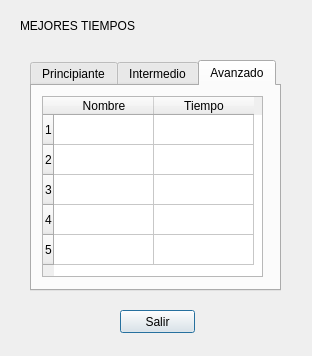
<?xml version="1.0" encoding="UTF-8"?>
<ui version="4.0">
 <class>MejoresTiempos</class>
 <widget class="QDialog" name="MejoresTiempos">
  <property name="geometry">
   <rect>
    <x>0</x>
    <y>0</y>
    <width>312</width>
    <height>356</height>
   </rect>
  </property>
  <property name="windowTitle">
   <string>Dialog</string>
  </property>
  <widget class="QTabWidget" name="tab">
   <property name="geometry">
    <rect>
     <x>30</x>
     <y>60</y>
     <width>251</width>
     <height>231</height>
    </rect>
   </property>
   <property name="currentIndex">
    <number>2</number>
   </property>
   <widget class="QWidget" name="tabPrincipiante">
    <attribute name="title">
     <string>Principiante</string>
    </attribute>
    <widget class="QTableWidget" name="tablePrincipiante">
     <property name="geometry">
      <rect>
       <x>10</x>
       <y>10</y>
       <width>221</width>
       <height>181</height>
      </rect>
     </property>
     <property name="autoScroll">
      <bool>false</bool>
     </property>
     <row>
      <property name="text">
       <string>1</string>
      </property>
     </row>
     <row>
      <property name="text">
       <string>2</string>
      </property>
     </row>
     <row>
      <property name="text">
       <string>3</string>
      </property>
     </row>
     <row>
      <property name="text">
       <string>4</string>
      </property>
     </row>
     <row>
      <property name="text">
       <string>5</string>
      </property>
     </row>
     <column>
      <property name="text">
       <string>Nombre</string>
      </property>
     </column>
     <column>
      <property name="text">
       <string>Tiempo</string>
      </property>
     </column>
    </widget>
   </widget>
   <widget class="QWidget" name="tabIntermedio">
    <attribute name="title">
     <string>Intermedio</string>
    </attribute>
    <widget class="QTableWidget" name="tableIntermedio">
     <property name="geometry">
      <rect>
       <x>10</x>
       <y>10</y>
       <width>221</width>
       <height>181</height>
      </rect>
     </property>
     <property name="autoScroll">
      <bool>false</bool>
     </property>
     <row>
      <property name="text">
       <string>1</string>
      </property>
     </row>
     <row>
      <property name="text">
       <string>2</string>
      </property>
     </row>
     <row>
      <property name="text">
       <string>3</string>
      </property>
     </row>
     <row>
      <property name="text">
       <string>4</string>
      </property>
     </row>
     <row>
      <property name="text">
       <string>5</string>
      </property>
     </row>
     <column>
      <property name="text">
       <string>Nombre</string>
      </property>
     </column>
     <column>
      <property name="text">
       <string>Tiempo</string>
      </property>
     </column>
    </widget>
   </widget>
   <widget class="QWidget" name="tabAvanzado">
    <attribute name="title">
     <string>Avanzado</string>
    </attribute>
    <widget class="QTableWidget" name="tableAvanzado">
     <property name="geometry">
      <rect>
       <x>10</x>
       <y>10</y>
       <width>221</width>
       <height>181</height>
      </rect>
     </property>
     <property name="autoScroll">
      <bool>false</bool>
     </property>
     <property name="dragEnabled">
      <bool>false</bool>
     </property>
     <property name="gridStyle">
      <enum>Qt::SolidLine</enum>
     </property>
     <property name="sortingEnabled">
      <bool>false</bool>
     </property>
     <row>
      <property name="text">
       <string>1</string>
      </property>
     </row>
     <row>
      <property name="text">
       <string>2</string>
      </property>
     </row>
     <row>
      <property name="text">
       <string>3</string>
      </property>
     </row>
     <row>
      <property name="text">
       <string>4</string>
      </property>
     </row>
     <row>
      <property name="text">
       <string>5</string>
      </property>
     </row>
     <column>
      <property name="text">
       <string>Nombre</string>
      </property>
     </column>
     <column>
      <property name="text">
       <string>Tiempo</string>
      </property>
     </column>
    </widget>
   </widget>
  </widget>
  <widget class="QPushButton" name="btnSalir">
   <property name="geometry">
    <rect>
     <x>120</x>
     <y>310</y>
     <width>75</width>
     <height>23</height>
    </rect>
   </property>
   <property name="text">
    <string>Salir</string>
   </property>
  </widget>
  <widget class="QLabel" name="labelMejoresTiempos">
   <property name="geometry">
    <rect>
     <x>20</x>
     <y>10</y>
     <width>281</width>
     <height>31</height>
    </rect>
   </property>
   <property name="styleSheet">
    <string notr="true">font: 75 20pt &quot;Broadway&quot;;</string>
   </property>
   <property name="text">
    <string>MEJORES TIEMPOS</string>
   </property>
  </widget>
 </widget>
 <resources/>
 <connections/>
</ui>
